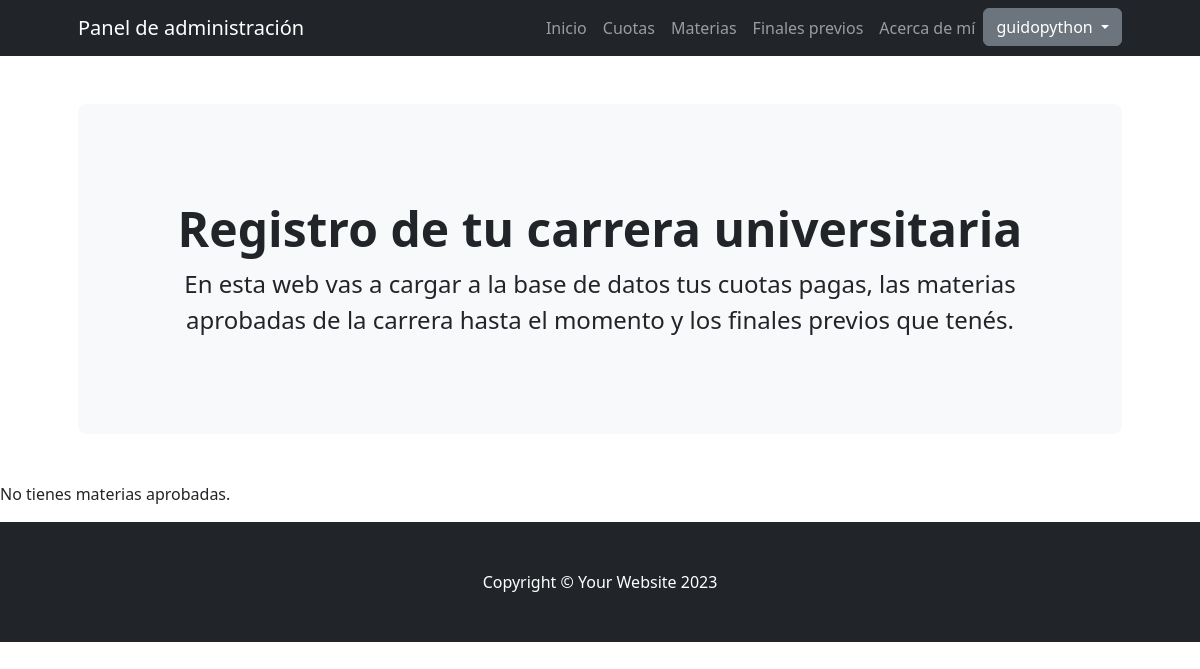
The page /app/lista_materias/ (signed in) on the database as committed earlier.
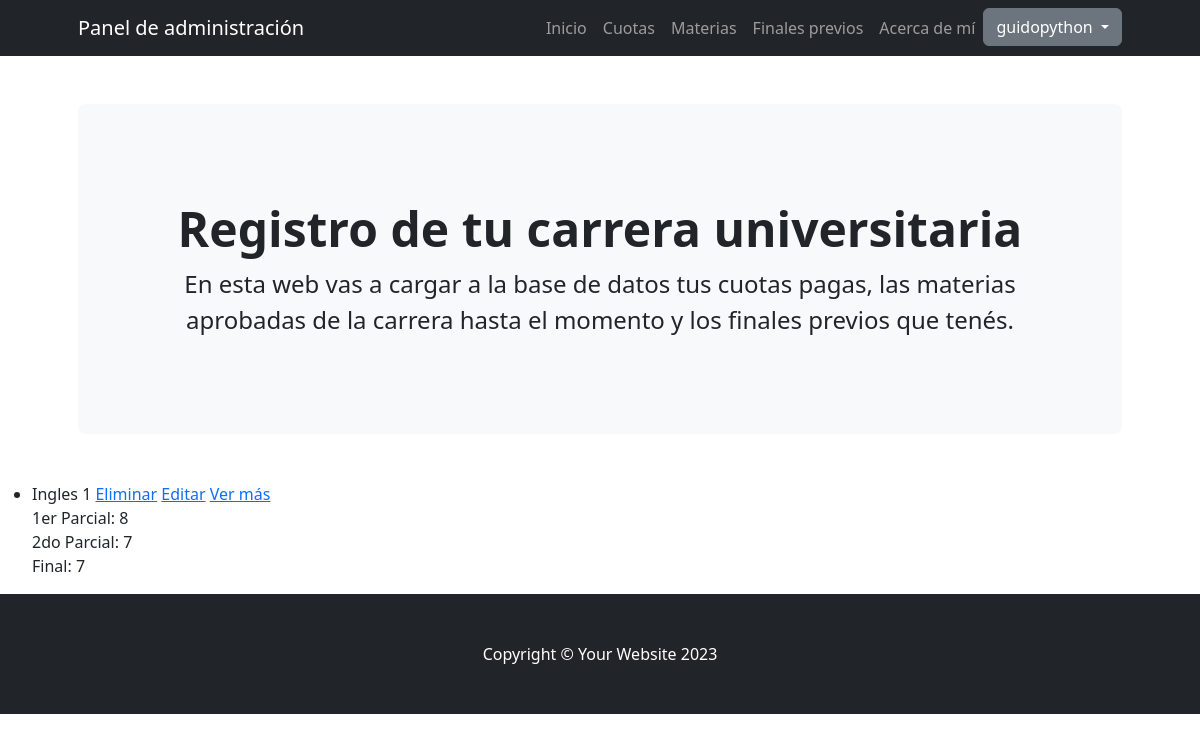
The same page on the database as committed later.
### AppAlumno/models.py (models this page shows)
class MateriasAprobadas(models.Model):
    materia = models.CharField(max_length=40)
    Nota_primer_parcial = models.IntegerField(null=True, blank=True)
    Nota_segundo_parcial = models.IntegerField(null=True, blank=True)
    Nota_del_final = models.IntegerField(null=True, blank=True)
    def __str__(self):
       return f"{self.materia}"

### AppAlumno/views.py (the view)
# urls.py: path('lista_materias/', materiasListView.as_view(), name='lista_materias'),
class materiasListView(LoginRequiredMixin, ListView):
    model = MateriasAprobadas
    template_name = "AppAlumno/lista_materias.html"
    login_url = "AppUsers:Login"

### AppAlumno/templates/AppAlumno/lista_materias.html
{% extends "AppAlumno/base.html" %}
{% load static %}
{% block section2 %}
{% if object_list %}
  <ul>
    {% for materia in object_list %}
      <li>
        {{ materia }}
        <a href="{% url 'eliminar_materias' materia.id %}">Eliminar</a>
        <a href="{% url 'editar_materias' materia.id %}">Editar</a>
        <a href="{% url 'detalle_materias' materia.id %}">Ver más</a>
        <br>
        1er Parcial: {{ materia.Nota_primer_parcial }}<br>
        2do Parcial: {{ materia.Nota_segundo_parcial }}<br>
        Final: {{ materia.Nota_del_final }}<br>
      </li>
    {% endfor %}
  </ul>
{% else %}
  <p>No tienes materias aprobadas.</p>
{% endif %}
{% endblock %}

Rows that differ between the two databases and show on the page:
added MateriasAprobadas: materia "Ingles 1", Nota_primer_parcial "8", Nota_segundo_parcial "7", Nota_del_final "7"
Other text that changed with them:
text no longer shown: "No tienes materias aprobadas."
